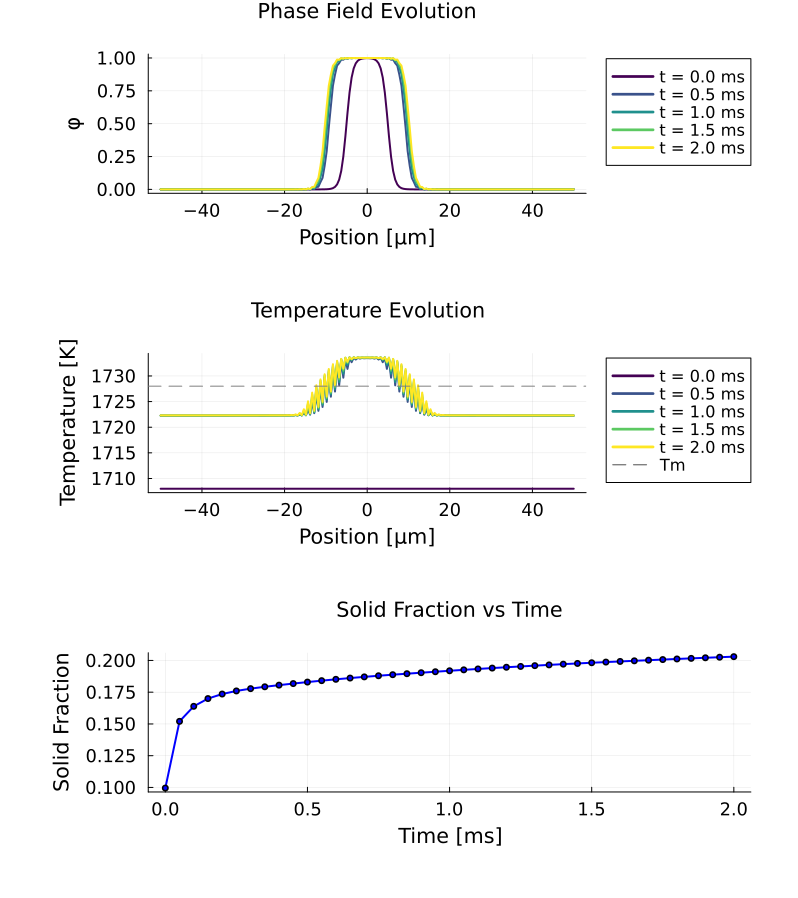

The script that saved this image:
# Thermal Solidification Example
#
# Demonstrates coupled phase field and temperature evolution for
# solidification of a pure substance.
#
# Physical scenario:
#   - 1D domain initially at uniform undercooling
#   - Solid seed at center nucleates and grows
#   - Latent heat release raises temperature near interface
#   - Solidification slows as latent heat diffuses
#
# This example shows the essential physics of thermal phase field coupling:
#   1. Undercooling drives solidification (φ increases)
#   2. Solidification releases latent heat (T increases locally)
#   3. Heat diffuses away, allowing further solidification

using PhaseFields
using Plots
default(
    guidefontsize=14, tickfontsize=12, titlefontsize=14, legendfontsize=11,
    left_margin=15Plots.mm, right_margin=10Plots.mm,
    top_margin=5Plots.mm, bottom_margin=10Plots.mm
)

"""
    run_304_thermal_solidification(; kwargs...)

Run 1D thermal solidification with central seed.

# Keyword Arguments
- `Nx`: Number of grid points (default: 200)
- `L`: Domain length [m] (default: 1e-4)
- `ΔT`: Undercooling [K] (default: 20)
- `t_end`: End time [s] (default: 2e-3)
- `n_frames`: Number of animation frames (default: 50)
"""
function run_304_thermal_solidification(;
    Nx = 200,
    L_domain = 1e-4,
    ΔT = 20.0,
    t_end = 2e-3,
    n_frames = 50
)
    # Physical parameters (Nickel-like)
    Tm = 1728.0         # Melting temperature [K]
    L_latent = 2.35e9   # Latent heat [J/m³]
    Cp = 5.42e6         # Heat capacity [J/(m³·K)]
    α = 1e-5            # Thermal diffusivity [m²/s]

    # Phase field parameters
    W = L_domain / 100  # Interface width
    τ = W^2 / α * 0.5   # Relaxation time
    λ_coupling = 2.0    # Thermal coupling strength

    model = ThermalPhaseFieldModel(
        τ = τ,
        W = W,
        λ = λ_coupling,
        α = α,
        L = L_latent,
        Cp = Cp,
        Tm = Tm
    )

    # Grid
    dx = L_domain / (Nx - 1)
    x = collect(range(-L_domain/2, L_domain/2, length=Nx))

    # Stefan number
    St = stefan_number(ΔT, L_latent, Cp)
    println("Stefan number: St = $(round(St, digits=4))")
    println("Grid: Nx=$Nx, dx=$(round(dx*1e6, digits=2))μm")

    # Initial conditions
    # Uniform undercooling: T = Tm - ΔT everywhere
    T_init = Tm - ΔT
    u_init = dimensionless_temperature(T_init, Tm, L_latent, Cp)

    # Solid seed at center with diffuse interface
    seed_radius = 5 * W
    φ = [0.5 * (1 - tanh((abs(xi) - seed_radius) / (sqrt(2) * W))) for xi in x]
    u = fill(u_init, Nx)

    println("Initial undercooling: u = $(round(u_init, digits=4))")

    # Time stepping
    dt = thermal_stability_dt(model, dx)
    n_steps = ceil(Int, t_end / dt)
    dt = t_end / n_steps

    println("Time: dt=$(round(dt*1e6, digits=3))μs, n_steps=$n_steps")

    # Storage for animation
    frame_interval = max(1, n_steps ÷ n_frames)
    times = Float64[]
    φ_frames = Vector{Float64}[]
    T_frames = Vector{Float64}[]
    solid_fractions = Float64[]

    # Time evolution
    for step in 0:n_steps
        t = step * dt

        # Save frame
        if step % frame_interval == 0
            push!(times, t)
            push!(φ_frames, copy(φ))

            T = [physical_temperature(ui, Tm, L_latent, Cp) for ui in u]
            push!(T_frames, T)

            # Calculate solid fraction
            solid_frac = sum(φ) / Nx
            push!(solid_fractions, solid_frac)
        end

        if step == n_steps
            break
        end

        # Compute Laplacians (central difference with periodic BC)
        ∇²φ = zeros(Nx)
        ∇²u = zeros(Nx)

        for i in 2:Nx-1
            ∇²φ[i] = (φ[i+1] - 2φ[i] + φ[i-1]) / dx^2
            ∇²u[i] = (u[i+1] - 2u[i] + u[i-1]) / dx^2
        end

        # Zero-flux boundary conditions
        ∇²φ[1] = (φ[2] - φ[1]) / dx^2
        ∇²φ[Nx] = (φ[Nx-1] - φ[Nx]) / dx^2
        ∇²u[1] = (u[2] - u[1]) / dx^2
        ∇²u[Nx] = (u[Nx-1] - u[Nx]) / dx^2

        # Compute phase field RHS
        dφdt = zeros(Nx)
        for i in 1:Nx
            dφdt[i] = thermal_phase_rhs(model, φ[i], ∇²φ[i], u[i])
        end

        # Update phase field
        φ_new = φ + dt * dφdt

        # Compute temperature RHS
        dudt = zeros(Nx)
        for i in 1:Nx
            dudt[i] = thermal_heat_rhs(model, u[i], ∇²u[i], dφdt[i])
        end

        # Update temperature
        u_new = u + dt * dudt

        # Clamp phase field
        φ = clamp.(φ_new, 0.0, 1.0)
        u = u_new
    end

    return (
        x = x,
        times = times,
        φ = φ_frames,
        T = T_frames,
        solid_fraction = solid_fractions,
        Tm = Tm,
        T_init = T_init,
        L_domain = L_domain
    )
end

"""
    create_animation(result)

Create animation GIF from simulation results.
"""
function create_animation(result)
    x_μm = result.x * 1e6

    animation_frames = []

    for (i, t) in enumerate(result.times)
        p = plot(layout=(2, 1), size=(800, 600))

        t_ms = t * 1000

        # Phase field
        plot!(p[1], x_μm, result.φ[i],
              xlabel="", ylabel="φ (phase field)",
              title="Thermal Solidification: t = $(round(t_ms, digits=2)) ms",
              lw=2, legend=false, ylims=(-0.1, 1.1),
              color=:blue, fill=(0, 0.3, :blue))

        # Temperature
        T_min = result.T_init - 5
        T_max = result.Tm + 5
        plot!(p[2], x_μm, result.T[i],
              xlabel="Position [μm]", ylabel="Temperature [K]",
              lw=2, legend=false, ylims=(T_min, T_max),
              color=:red)
        hline!(p[2], [result.Tm], ls=:dash, color=:gray, label="Tm")

        push!(animation_frames, p)
    end

    return animation_frames
end

"""
    plot_summary(result)

Create summary plot showing evolution and solid fraction.
"""
function plot_summary(result)
    x_μm = result.x * 1e6
    times_ms = result.times * 1000

    # Phase field evolution (selected times)
    p1 = plot(
        title="Phase Field Evolution",
        xlabel="Position [μm]",
        ylabel="φ",
        legend=:outertopright
    )

    n_plots = min(5, length(result.times))
    indices = round.(Int, range(1, length(result.times), length=n_plots))
    colors = palette(:viridis, n_plots)

    for (j, i) in enumerate(indices)
        t_ms = round(times_ms[i], digits=2)
        plot!(p1, x_μm, result.φ[i],
              label="t = $(t_ms) ms",
              lw=2, color=colors[j])
    end

    # Temperature evolution
    p2 = plot(
        title="Temperature Evolution",
        xlabel="Position [μm]",
        ylabel="Temperature [K]",
        legend=:outertopright
    )

    for (j, i) in enumerate(indices)
        t_ms = round(times_ms[i], digits=2)
        plot!(p2, x_μm, result.T[i],
              label="t = $(t_ms) ms",
              lw=2, color=colors[j])
    end
    hline!(p2, [result.Tm], ls=:dash, color=:gray, label="Tm")

    # Solid fraction vs time
    p3 = plot(
        title="Solid Fraction vs Time",
        xlabel="Time [ms]",
        ylabel="Solid Fraction",
        legend=false
    )
    plot!(p3, times_ms, result.solid_fraction,
          lw=2, color=:blue, marker=:circle, markersize=3)

    # Combined
    return plot(p1, p2, p3, layout=(3, 1), size=(800, 900))
end

# =============================================================================
# Main
# =============================================================================

function main()
    println("=" ^ 60)
    println("Thermal Solidification Example")
    println("=" ^ 60)

    # Run simulation
    result = run_304_thermal_solidification(
        Nx = 200,
        L_domain = 1e-4,
        ΔT = 20.0,
        t_end = 2e-3,
        n_frames = 40
    )

    # Print summary
    println("\nResults:")
    println("-" ^ 40)
    println("Initial solid fraction: $(round(result.solid_fraction[1], digits=3))")
    println("Final solid fraction: $(round(result.solid_fraction[end], digits=3))")

    # Find interface positions at start and end
    φ_init = result.φ[1]
    φ_final = result.φ[end]

    i_left_init = findfirst(φi -> φi > 0.5, φ_init)
    i_right_init = findlast(φi -> φi > 0.5, φ_init)
    i_left_final = findfirst(φi -> φi > 0.5, φ_final)
    i_right_final = findlast(φi -> φi > 0.5, φ_final)

    if !isnothing(i_left_init) && !isnothing(i_right_init)
        width_init = (result.x[i_right_init] - result.x[i_left_init]) * 1e6
        println("Initial solid width: $(round(width_init, digits=1)) μm")
    end

    if !isnothing(i_left_final) && !isnothing(i_right_final)
        width_final = (result.x[i_right_final] - result.x[i_left_final]) * 1e6
        println("Final solid width: $(round(width_final, digits=1)) μm")
    end

    # Save summary plot
    p_summary = plot_summary(result)
    savefig(p_summary, joinpath(@__DIR__, "304_thermal_solidification.png"))
    println("\nSummary plot saved to examples/304_thermal_solidification.png")

    # Create and save animation
    println("\nGenerating animation...")
    frames = create_animation(result)

    anim = @animate for frame in frames
        plot(frame)
    end
    gif(anim, joinpath(@__DIR__, "304_thermal_solidification.gif"), fps=8)
    println("Animation saved to examples/304_thermal_solidification.gif")

    return result
end

# Run if executed directly
if abspath(PROGRAM_FILE) == @__FILE__
    main()
end
